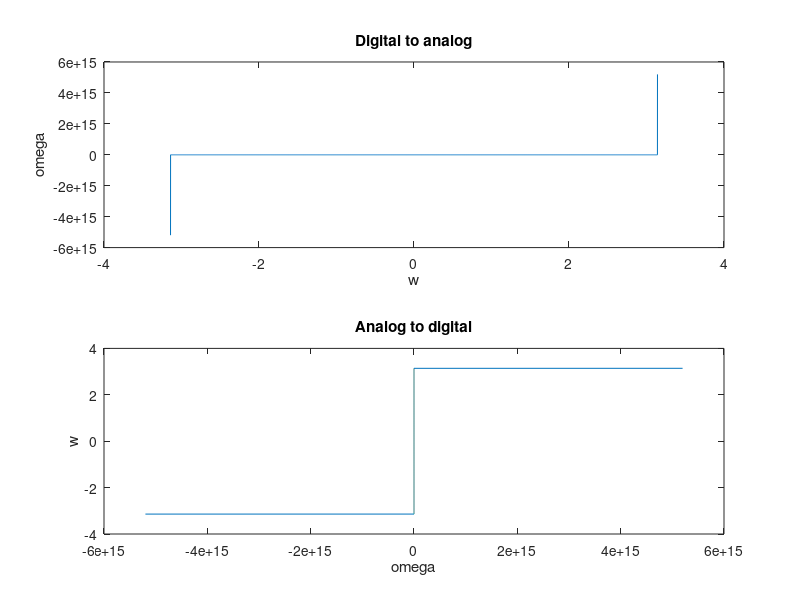

MATLAB code for this plot:

T = 2*pi;
w = linspace(-pi,pi,10000 ); 
S_ = 2*tan(w/2)/T;

subplot(2,1,1)
plot(w,S_);
title('Digital to analog');
xlabel('w');
ylabel('omega');

subplot(2,1,2)
plot(S_,w);
title('Analog to digital');
xlabel('omega');
ylabel('w');